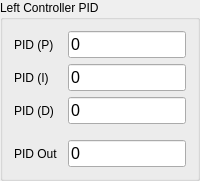
     <widget class="QGroupBox" name="leftPidBox">
      <property name="geometry">
       <rect>
        <x>467</x>
        <y>20</y>
        <width>200</width>
        <height>165</height>
       </rect>
      </property>
      <property name="sizePolicy">
       <sizepolicy hsizetype="Fixed" vsizetype="Fixed">
        <horstretch>0</horstretch>
        <verstretch>0</verstretch>
       </sizepolicy>
      </property>
      <property name="title">
       <string>Left Controller PID</string>
      </property>
      <layout class="QHBoxLayout" name="horizontalLayout_10">
       <item>
        <layout class="QVBoxLayout" name="leftPidLabelsBox">
         <item>
          <widget class="QLabel" name="leftPidPLabel">
           <property name="sizePolicy">
            <sizepolicy hsizetype="Preferred" vsizetype="Preferred">
             <horstretch>0</horstretch>
             <verstretch>0</verstretch>
            </sizepolicy>
           </property>
           <property name="text">
            <string>PID (P)</string>
           </property>
          </widget>
         </item>
         <item>
          <widget class="QLabel" name="leftPidILabel">
           <property name="text">
            <string>PID (I)</string>
           </property>
          </widget>
         </item>
         <item>
          <widget class="QLabel" name="leftPidDLabel">
           <property name="text">
            <string>PID (D)</string>
           </property>
          </widget>
         </item>
         <item>
          <spacer name="verticalSpacer_14">
           <property name="orientation">
            <enum>Qt::Orientation::Vertical</enum>
           </property>
           <property name="sizeType">
            <enum>QSizePolicy::Policy::Fixed</enum>
           </property>
           <property name="sizeHint" stdset="0">
            <size>
             <width>20</width>
             <height>10</height>
            </size>
           </property>
          </spacer>
         </item>
         <item>
          <widget class="QLabel" name="leftPidOutLabel">
           <property name="text">
            <string>PID Out</string>
           </property>
          </widget>
         </item>
        </layout>
       </item>
       <item>
        <spacer name="horizontalSpacer_19">
         <property name="orientation">
          <enum>Qt::Orientation::Horizontal</enum>
         </property>
         <property name="sizeType">
          <enum>QSizePolicy::Policy::Fixed</enum>
         </property>
         <property name="sizeHint" stdset="0">
          <size>
           <width>4</width>
           <height>20</height>
          </size>
         </property>
        </spacer>
       </item>
       <item>
        <layout class="QVBoxLayout" name="leftPidValuesBox">
         <property name="sizeConstraint">
          <enum>QLayout::SizeConstraint::SetDefaultConstraint</enum>
         </property>
         <item>
          <widget class="QLineEdit" name="leftPidPValue">
           <property name="sizePolicy">
            <sizepolicy hsizetype="Preferred" vsizetype="Fixed">
             <horstretch>0</horstretch>
             <verstretch>0</verstretch>
            </sizepolicy>
           </property>
           <property name="font">
            <font>
             <pointsize>12</pointsize>
            </font>
           </property>
           <property name="focusPolicy">
            <enum>Qt::FocusPolicy::NoFocus</enum>
           </property>
           <property name="text">
            <string>0</string>
           </property>
           <property name="frame">
            <bool>true</bool>
           </property>
           <property name="dragEnabled">
            <bool>true</bool>
           </property>
           <property name="readOnly">
            <bool>true</bool>
           </property>
          </widget>
         </item>
         <item>
          <widget class="QLineEdit" name="leftPidIValue">
           <property name="sizePolicy">
            <sizepolicy hsizetype="Preferred" vsizetype="Fixed">
             <horstretch>0</horstretch>
             <verstretch>0</verstretch>
            </sizepolicy>
           </property>
           <property name="font">
            <font>
             <pointsize>12</pointsize>
            </font>
           </property>
           <property name="focusPolicy">
            <enum>Qt::FocusPolicy::NoFocus</enum>
           </property>
           <property name="text">
            <string>0</string>
           </property>
           <property name="frame">
            <bool>true</bool>
           </property>
           <property name="dragEnabled">
            <bool>true</bool>
           </property>
           <property name="readOnly">
            <bool>true</bool>
           </property>
          </widget>
         </item>
         <item>
          <widget class="QLineEdit" name="leftPidDValue">
           <property name="sizePolicy">
            <sizepolicy hsizetype="Preferred" vsizetype="Fixed">
             <horstretch>0</horstretch>
             <verstretch>0</verstretch>
            </sizepolicy>
           </property>
           <property name="font">
            <font>
             <pointsize>12</pointsize>
            </font>
           </property>
           <property name="focusPolicy">
            <enum>Qt::FocusPolicy::NoFocus</enum>
           </property>
           <property name="text">
            <string>0</string>
           </property>
           <property name="frame">
            <bool>true</bool>
           </property>
           <property name="dragEnabled">
            <bool>true</bool>
           </property>
           <property name="readOnly">
            <bool>true</bool>
           </property>
          </widget>
         </item>
         <item>
          <spacer name="verticalSpacer_15">
           <property name="orientation">
            <enum>Qt::Orientation::Vertical</enum>
           </property>
           <property name="sizeType">
            <enum>QSizePolicy::Policy::Fixed</enum>
           </property>
           <property name="sizeHint" stdset="0">
            <size>
             <width>20</width>
             <height>10</height>
            </size>
           </property>
          </spacer>
         </item>
         <item>
          <widget class="QLineEdit" name="leftPidOutValue">
           <property name="sizePolicy">
            <sizepolicy hsizetype="Preferred" vsizetype="Fixed">
             <horstretch>0</horstretch>
             <verstretch>0</verstretch>
            </sizepolicy>
           </property>
           <property name="font">
            <font>
             <pointsize>12</pointsize>
            </font>
           </property>
           <property name="focusPolicy">
            <enum>Qt::FocusPolicy::NoFocus</enum>
           </property>
           <property name="text">
            <string>0</string>
           </property>
           <property name="frame">
            <bool>true</bool>
           </property>
           <property name="dragEnabled">
            <bool>true</bool>
           </property>
           <property name="readOnly">
            <bool>true</bool>
           </property>
          </widget>
         </item>
        </layout>
       </item>
      </layout>
     </widget>
